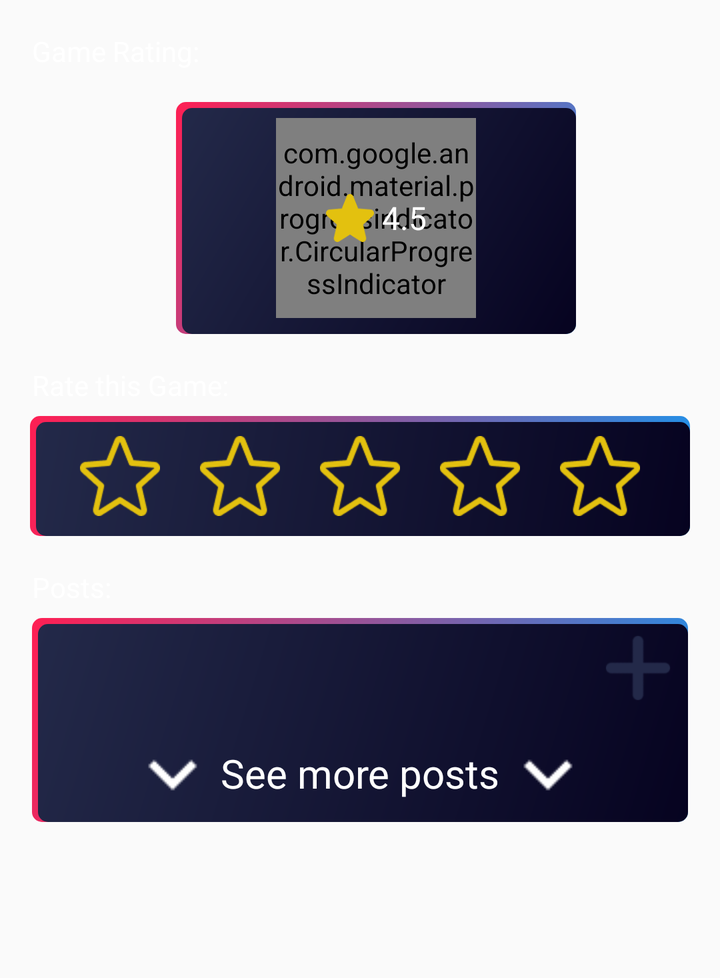
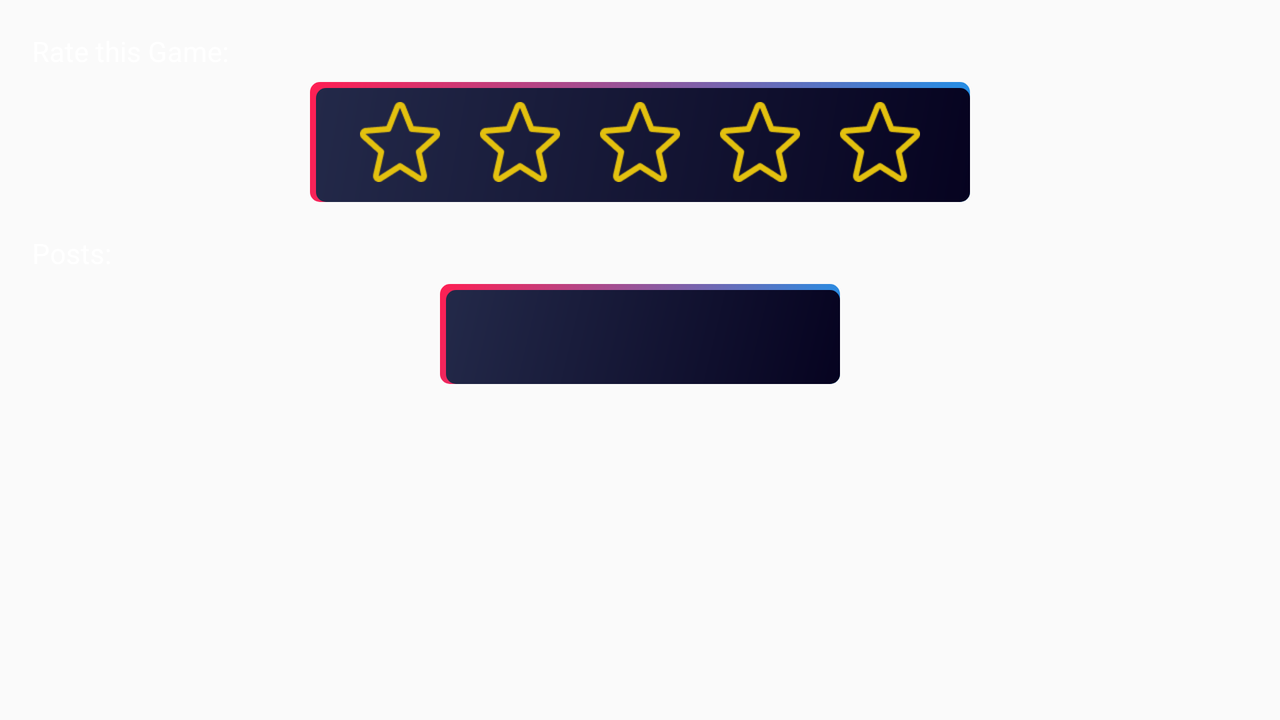

An Android layout and its configuration variant, each rendered on a device that would load it. The default file and the variant file are quoted in full after the pictures.
<!-- AndroidManifest.xml: application theme Theme.Play2Plat_TPCM -->
<!-- res/layout/fragment_interact.xml -->
<?xml version="1.0" encoding="utf-8"?>
<androidx.constraintlayout.widget.ConstraintLayout
    xmlns:android="http://schemas.android.com/apk/res/android"
    xmlns:app="http://schemas.android.com/apk/res-auto"
    xmlns:tools="http://schemas.android.com/tools"
    android:layout_width="match_parent"
    android:layout_height="wrap_content">

    <TextView
        android:id="@+id/rating"
        android:layout_width="wrap_content"
        android:layout_height="wrap_content"
        android:text="@string/game_rating"
        android:textColor="@color/white"
        android:layout_marginTop="16dp"
        android:layout_marginStart="16dp"
        app:layout_constraintTop_toTopOf="parent"
        app:layout_constraintStart_toStartOf="parent" />

    <androidx.constraintlayout.widget.ConstraintLayout
        android:id="@+id/rating_box"
        android:layout_width="wrap_content"
        android:layout_height="wrap_content"
        app:layout_constraintTop_toBottomOf="@id/rating"
        app:layout_constraintStart_toStartOf="parent"
        app:layout_constraintEnd_toEndOf="parent"
        android:layout_marginTop="16dp"
        android:layout_marginStart="16dp"
        android:paddingVertical="8dp"
        android:paddingHorizontal="50dp"
        android:background="@drawable/button_bd_3">

        <com.google.android.material.progressindicator.CircularProgressIndicator
            android:id="@+id/circular_progress"
            android:layout_width="100dp"
            android:layout_height="100dp"
            app:indicatorSize="80dp"
            app:trackThickness="10dp"
            app:indicatorColor="#E3C10F"
            app:trackColor="#808080"
            android:layout_gravity="center"
            app:layout_constraintTop_toTopOf="parent"
            app:layout_constraintStart_toStartOf="parent"
            app:layout_constraintEnd_toEndOf="parent"/>

        <LinearLayout
            android:id="@+id/rating_content"
            android:layout_width="wrap_content"
            android:layout_height="wrap_content"
            android:orientation="horizontal"
            android:gravity="center"
            app:layout_constraintTop_toTopOf="@+id/circular_progress"
            app:layout_constraintBottom_toBottomOf="@+id/circular_progress"
            app:layout_constraintStart_toStartOf="@+id/circular_progress"
            app:layout_constraintEnd_toEndOf="@+id/circular_progress">

            <ImageView
                android:id="@+id/star_icon"
                android:layout_width="24dp"
                android:layout_height="24dp"
                android:src="@drawable/icon_star_full" />

            <TextView
                android:id="@+id/average_rating_text"
                android:layout_width="wrap_content"
                android:layout_height="wrap_content"
                android:textColor="@color/white"
                android:textSize="16sp"
                android:layout_marginStart="4dp"
                tools:text="4.5" />
        </LinearLayout>

    </androidx.constraintlayout.widget.ConstraintLayout>

    <TextView
        android:id="@+id/rate"
        android:layout_width="wrap_content"
        android:layout_height="wrap_content"
        android:text="@string/rate_this_game"
        android:textColor="@color/white"
        android:layout_marginTop="16dp"
        android:layout_marginStart="16dp"
        app:layout_constraintTop_toBottomOf="@id/rating_box"
        app:layout_constraintStart_toStartOf="parent" />

    <LinearLayout
        android:id="@+id/rate_box"
        android:layout_width="wrap_content"
        android:layout_height="wrap_content"
        android:layout_marginTop="6dp"
        android:orientation="vertical"
        android:background="@drawable/button_bd_3"
        android:paddingHorizontal="15dp"
        android:paddingVertical="10dp"
        android:layout_gravity="center_horizontal"
        app:layout_constraintTop_toBottomOf="@id/rate"
        app:layout_constraintStart_toStartOf="parent"
        app:layout_constraintEnd_toEndOf="parent"
        app:layout_constraintHorizontal_bias="0.5">

        <LinearLayout
            android:layout_width="wrap_content"
            android:layout_height="wrap_content"
            android:orientation="horizontal">

            <ImageView
                android:id="@+id/star1"
                android:layout_width="40dp"
                android:layout_height="40dp"
                android:layout_marginHorizontal="10dp"
                android:src="@drawable/icon_star_outline" />

            <ImageView
                android:id="@+id/star2"
                android:layout_width="40dp"
                android:layout_height="40dp"
                android:layout_marginHorizontal="10dp"
                android:src="@drawable/icon_star_outline" />

            <ImageView
                android:id="@+id/star3"
                android:layout_width="40dp"
                android:layout_height="40dp"
                android:layout_marginHorizontal="10dp"
                android:src="@drawable/icon_star_outline" />

            <ImageView
                android:id="@+id/star4"
                android:layout_width="40dp"
                android:layout_height="40dp"
                android:layout_marginHorizontal="10dp"
                android:src="@drawable/icon_star_outline" />

            <ImageView
                android:id="@+id/star5"
                android:layout_width="40dp"
                android:layout_height="40dp"
                android:layout_marginHorizontal="10dp"
                android:src="@drawable/icon_star_outline" />

        </LinearLayout>
    </LinearLayout>

    <TextView
        android:id="@+id/posts"
        android:layout_width="wrap_content"
        android:layout_height="wrap_content"
        android:text="@string/posts"
        android:textColor="@color/white"
        android:layout_marginTop="16dp"
        android:layout_marginStart="16dp"
        app:layout_constraintTop_toBottomOf="@id/rate_box"
        app:layout_constraintStart_toStartOf="parent" />

    <androidx.constraintlayout.widget.ConstraintLayout
        android:id="@+id/posts_box"
        android:layout_width="match_parent"
        android:layout_height="wrap_content"
        android:layout_marginTop="6dp"
        android:layout_marginHorizontal="16dp"
        android:orientation="vertical"
        android:background="@drawable/button_bd_3"
        android:layout_gravity="center_horizontal"
        app:layout_constraintTop_toBottomOf="@id/posts"
        app:layout_constraintStart_toStartOf="parent"
        app:layout_constraintEnd_toEndOf="parent"
        app:layout_constraintHorizontal_bias="0.5">

        <ImageView
            android:id="@+id/icon_add"
            android:layout_width="40dp"
            android:layout_height="40dp"
            android:src="@drawable/icon_add"
            android:layout_marginTop="5dp"
            android:layout_marginEnd="5dp"
            app:layout_constraintEnd_toEndOf="parent"
            app:layout_constraintTop_toTopOf="parent"/>

        <androidx.recyclerview.widget.RecyclerView
            android:id="@+id/recycler_view"
            android:layout_width="match_parent"
            android:layout_height="wrap_content"
            android:layout_marginTop="8dp"
            android:layout_marginHorizontal="10dp"
            app:layout_constraintTop_toBottomOf="@id/icon_add"
            app:layout_constraintStart_toStartOf="parent"
            app:layout_constraintEnd_toEndOf="parent"/>

        <TextView
            android:id="@+id/empty_view"
            android:layout_width="wrap_content"
            android:layout_height="wrap_content"
            android:text="No one has posted on the game yet. Be the first, share your experience"
            android:gravity="center"
            android:textSize="16sp"
            android:textColor="@color/white"
            app:layout_constraintTop_toBottomOf="@id/icon_add"
            app:layout_constraintBottom_toBottomOf="parent"
            app:layout_constraintStart_toStartOf="parent"
            app:layout_constraintEnd_toEndOf="parent"
            android:paddingVertical="24dp"
            android:visibility="gone"/>

        <TextView
            android:id="@+id/see_more_text"
            android:layout_width="wrap_content"
            android:layout_height="wrap_content"
            android:text="See more posts"
            android:textSize="20sp"
            android:textColor="@color/white"
            app:layout_constraintTop_toBottomOf="@id/recycler_view"
            app:layout_constraintStart_toStartOf="parent"
            app:layout_constraintEnd_toEndOf="parent"
            app:layout_constraintBottom_toBottomOf="parent"/>

        <ImageView
            android:id="@+id/icon_down_1"
            android:layout_width="wrap_content"
            android:layout_height="wrap_content"
            android:src="@drawable/icon_spinner_down"
            app:layout_constraintTop_toBottomOf="@id/recycler_view"
            app:layout_constraintEnd_toStartOf="@id/see_more_text"
            app:layout_constraintBottom_toBottomOf="parent"/>

        <ImageView
            android:id="@+id/icon_down_2"
            android:layout_width="wrap_content"
            android:layout_height="wrap_content"
            android:src="@drawable/icon_spinner_down"
            app:layout_constraintTop_toBottomOf="@id/recycler_view"
            app:layout_constraintStart_toEndOf="@id/see_more_text"
            app:layout_constraintBottom_toBottomOf="parent"/>
    </androidx.constraintlayout.widget.ConstraintLayout>




    <View
        android:id="@+id/last_item_margin"
        android:layout_width="match_parent"
        android:layout_height="70dp"
        android:layout_marginTop="8dp"
        app:layout_constraintTop_toBottomOf="@id/posts_box"
        app:layout_constraintEnd_toEndOf="parent"
        app:layout_constraintStart_toStartOf="parent"
        />

</androidx.constraintlayout.widget.ConstraintLayout>
<!-- resources referenced by this layout -->
<resources>
  <color name="white">#FFFFFFFF</color>
  <!-- drawable button_bd_3 (drawable) -->
  <layer-list xmlns:android="http://schemas.android.com/apk/res/android">
      <item android:drawable="@drawable/details_2" />
      <item android:drawable="@drawable/bd_rounded_4" />
  </layer-list>
  <!-- drawable icon_add: png bitmap (drawable, 1006 bytes) -->
  <!-- drawable icon_spinner_down: png bitmap (drawable, 264 bytes) -->
  <!-- drawable icon_star_full: png bitmap (drawable, 1012 bytes) -->
  <!-- drawable icon_star_outline: png bitmap (drawable, 1504 bytes) -->
  <string name="game_rating">Game Rating:</string>
  <string name="posts">Posts:</string>
  <string name="rate_this_game">Rate this Game:</string>
  <style name="Theme.Play2Plat_TPCM" parent="android:Theme.Material.Light.NoActionBar" />
  <!-- drawable details_2 (drawable) -->
  <shape xmlns:android="http://schemas.android.com/apk/res/android"
      android:shape="rectangle">
      <corners android:radius="5dp" /> 
      <gradient
          android:startColor="#1F91E9"
          android:endColor="#FF1F53"
          android:angle="135" /> 
  </shape>
  <!-- drawable bd_rounded_4 (drawable) -->
  <layer-list xmlns:android="http://schemas.android.com/apk/res/android">
      <item android:left="3dp" android:top="3dp">
          <shape android:shape="rectangle">
              <gradient
                  android:startColor="#060320"
                  android:endColor="#232949"
                  android:angle="135"/>
              <corners android:radius="5dp" />
          </shape>
      </item>
  </layer-list>
</resources>
<!-- res/layout-land/fragment_interact.xml (the repository's variant of the layout above) -->
<!-- drawn on the phone turned sideways -->
<?xml version="1.0" encoding="utf-8"?>
<androidx.constraintlayout.widget.ConstraintLayout
    xmlns:android="http://schemas.android.com/apk/res/android"
    xmlns:app="http://schemas.android.com/apk/res-auto"
    xmlns:tools="http://schemas.android.com/tools"
    android:layout_width="match_parent"
    android:layout_height="match_parent">

    <TextView
        android:id="@+id/rate"
        android:layout_width="wrap_content"
        android:layout_height="wrap_content"
        android:text="Rate this Game:"
        android:textColor="#FFFFFF"
        android:layout_marginTop="16dp"
        android:layout_marginStart="16dp"
        app:layout_constraintTop_toTopOf="parent"
        app:layout_constraintStart_toStartOf="parent" />

    <LinearLayout
        android:id="@+id/rate_box"
        android:layout_width="wrap_content"
        android:layout_height="wrap_content"
        android:layout_marginTop="6dp"
        android:orientation="vertical"
        android:background="@drawable/button_bd_3"
        android:paddingHorizontal="15dp"
        android:paddingVertical="10dp"
        android:layout_gravity="center_horizontal"
        app:layout_constraintTop_toBottomOf="@id/rate"
        app:layout_constraintStart_toStartOf="parent"
        app:layout_constraintEnd_toEndOf="parent"
        app:layout_constraintHorizontal_bias="0.5">

        <LinearLayout
            android:layout_width="wrap_content"
            android:layout_height="wrap_content"
            android:orientation="horizontal">

            <ImageView
                android:id="@+id/star1"
                android:layout_width="40dp"
                android:layout_height="40dp"
                android:layout_marginHorizontal="10dp"
                android:src="@drawable/icon_star_outline" />

            <ImageView
                android:id="@+id/star2"
                android:layout_width="40dp"
                android:layout_height="40dp"
                android:layout_marginHorizontal="10dp"
                android:src="@drawable/icon_star_outline" />

            <ImageView
                android:id="@+id/star3"
                android:layout_width="40dp"
                android:layout_height="40dp"
                android:layout_marginHorizontal="10dp"
                android:src="@drawable/icon_star_outline" />

            <ImageView
                android:id="@+id/star4"
                android:layout_width="40dp"
                android:layout_height="40dp"
                android:layout_marginHorizontal="10dp"
                android:src="@drawable/icon_star_outline" />

            <ImageView
                android:id="@+id/star5"
                android:layout_width="40dp"
                android:layout_height="40dp"
                android:layout_marginHorizontal="10dp"
                android:src="@drawable/icon_star_outline" />

        </LinearLayout>
    </LinearLayout>

    <TextView
        android:id="@+id/posts"
        android:layout_width="wrap_content"
        android:layout_height="wrap_content"
        android:text="Posts:"
        android:textColor="#FFFFFF"
        android:layout_marginTop="16dp"
        android:layout_marginStart="16dp"
        app:layout_constraintTop_toBottomOf="@id/rate_box"
        app:layout_constraintStart_toStartOf="parent" />

    <LinearLayout
        android:id="@+id/posts_box"
        android:layout_width="200dp"
        android:layout_height="50dp"
        android:layout_marginTop="6dp"
        android:orientation="vertical"
        android:background="@drawable/button_bd_3"
        android:paddingHorizontal="15dp"
        android:paddingVertical="10dp"
        android:layout_gravity="center_horizontal"
        app:layout_constraintTop_toBottomOf="@id/posts"
        app:layout_constraintStart_toStartOf="parent"
        app:layout_constraintEnd_toEndOf="parent"
        app:layout_constraintHorizontal_bias="0.5"/>

    <View
        android:id="@+id/last_item_margin"
        android:layout_width="match_parent"
        android:layout_height="70dp"
        android:layout_marginTop="8dp"
        app:layout_constraintTop_toBottomOf="@id/posts_box"
        app:layout_constraintEnd_toEndOf="parent"
        app:layout_constraintStart_toStartOf="parent"
        />

</androidx.constraintlayout.widget.ConstraintLayout>
<!-- resources referenced by the variant -->
<!-- as the phone turned sideways resolves them -->
<resources>
  <!-- drawable button_bd_3 (drawable) -->
  <layer-list xmlns:android="http://schemas.android.com/apk/res/android">
      <item android:drawable="@drawable/details_2" />
      <item android:drawable="@drawable/bd_rounded_4" />
  </layer-list>
  <!-- drawable icon_star_outline: png bitmap (drawable, 1504 bytes) -->
  <style name="Theme.Play2Plat_TPCM" parent="android:Theme.Material.Light.NoActionBar" />
  <!-- drawable details_2 (drawable) -->
  <shape xmlns:android="http://schemas.android.com/apk/res/android"
      android:shape="rectangle">
      <corners android:radius="5dp" /> 
      <gradient
          android:startColor="#1F91E9"
          android:endColor="#FF1F53"
          android:angle="135" /> 
  </shape>
  <!-- drawable bd_rounded_4 (drawable) -->
  <layer-list xmlns:android="http://schemas.android.com/apk/res/android">
      <item android:left="3dp" android:top="3dp">
          <shape android:shape="rectangle">
              <gradient
                  android:startColor="#060320"
                  android:endColor="#232949"
                  android:angle="135"/>
              <corners android:radius="5dp" />
          </shape>
      </item>
  </layer-list>
</resources>
